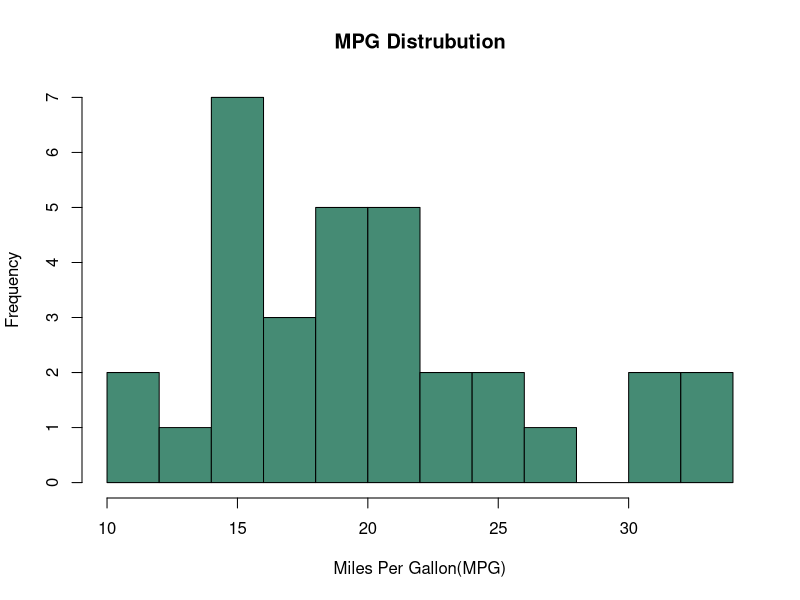
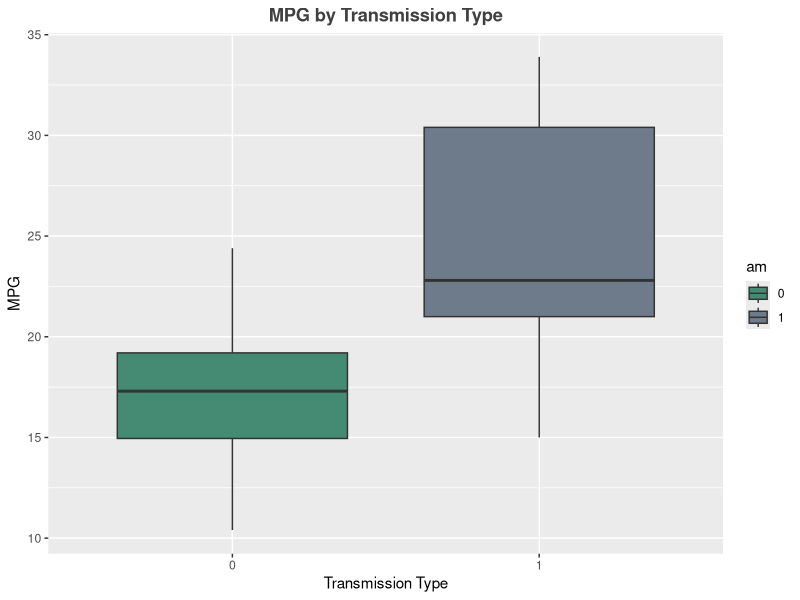
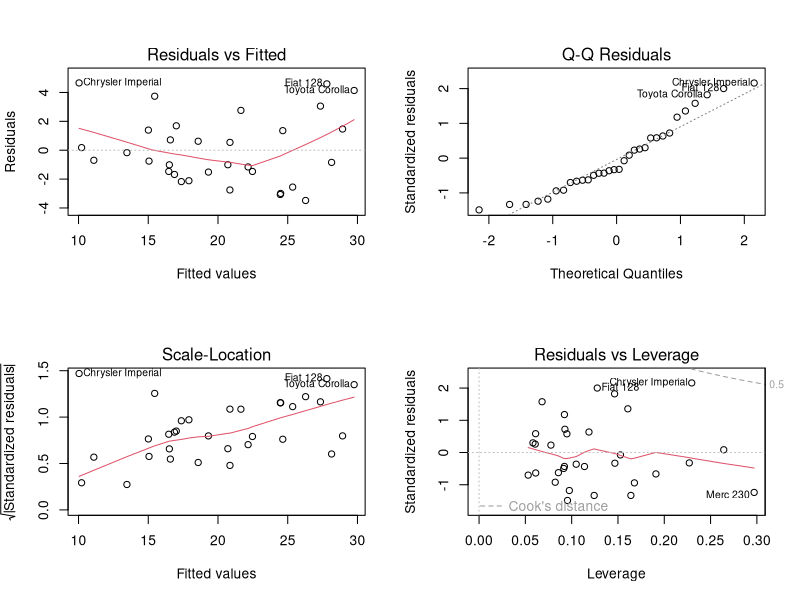

Generate these figures, in order, with R:
## ---- chunk 1
knitr::opts_chunk$set(echo = TRUE)
## ---- chunk 2
library(data.table)
library(ggplot2)
library(scales)
library(grid)
library(gridExtra)
library(MASS)
## ---- chunk 3
data(mtcars)
## ---- chunk 4
mtcars$am <- as.factor(mtcars$am)
levels(mtcars) <- c("AUTO","MAN")
## ---- chunk 5
hist(mtcars$mpg,breaks = 12,xlab = "Miles Per Gallon(MPG)",main = "MPG Distrubution",col = "aquamarine4")
## ---- chunk 6
g <- ggplot(aes(x = am, y = mpg),  data = mtcars)
g <- g + geom_boxplot(aes(fill = am))
g + labs(x = "Transmission Type", y = "MPG", title = "MPG by Transmission Type") +
        theme(plot.title = element_text(color="grey25", face="bold",hjust=0.5)) +
        scale_fill_manual(values=c("aquamarine4","lightsteelblue4"))
## ---- chunk 7
##medians
mpg.AUTO <- mtcars[mtcars$am == "0",]$mpg
mpg.MAN <- mtcars[mtcars$am == "1",]$mpg
t.test(mpg.MAN,mpg.AUTO)
## ---- chunk 8
median(mpg.AUTO)
## ---- chunk 9
median(mpg.MAN)
## ---- chunk 10

fit <- lm(mpg ~ am ,data = mtcars)
summary(fit)
## ---- chunk 11
fit2 <- lm(mpg ~ ., data = mtcars)
summary(fit2)
## ---- chunk 12
stepwise <- stepAIC(fit2,direction = "both",trace = FALSE)
summary(stepwise)
## ---- chunk 13
anova(fit,stepwise)
## ---- chunk 14
par(mfrow = c(2,2))
plot(stepwise)
